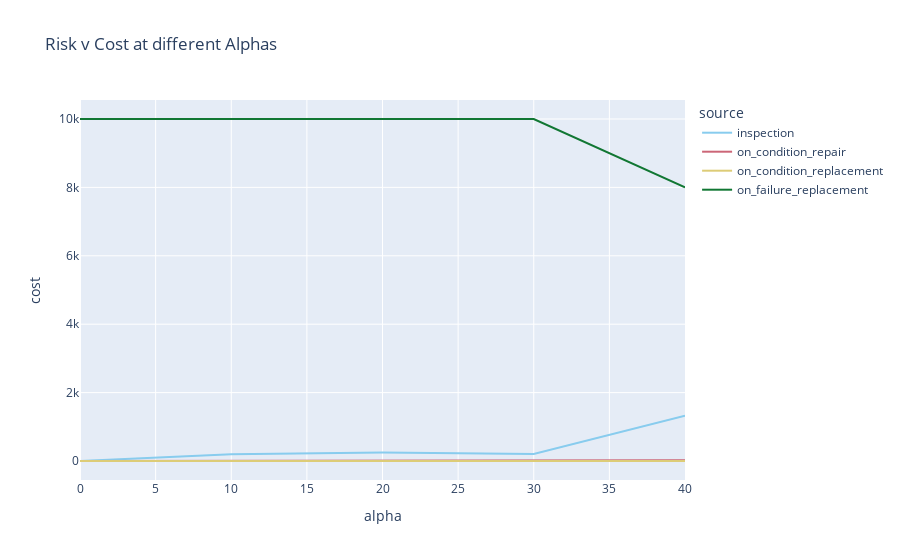

The cell this chart's notebook holds for it:
### Code cell
make_sensitivity_fig(comp, var_name='comp-fm-early_life-dists-untreated-alpha', t_min=0, t_max=50, step_size=10, n_iterations=10)

### Figure 1 — Plotly figure (JSON) as saved in the notebook; plotly's stock layout.template omitted (floating-point values rounded to 4 significant figures)
{"data": [{"hovertemplate": "source=inspection<br>alpha=%{x}<br>cost=%{y}<extra></extra>", "legendgroup": "inspection", "line": {"color": "rgb(136, 204, 238)", "dash": "solid"}, "mode": "lines", "name": "inspection", "orientation": "v", "showlegend": true, "type": "scatter", "x": [0, 10, 20, 30, 40], "xaxis": "x", "y": [0, 196, 246, 202, 1324], "yaxis": "y"}, {"hovertemplate": "source=on_condition_repair<br>alpha=%{x}<br>cost=%{y}<extra></extra>", "legendgroup": "on_condition_repair", "line": {"color": "rgb(204, 102, 119)", "dash": "solid"}, "mode": "lines", "name": "on_condition_repair", "orientation": "v", "showlegend": true, "type": "scatter", "x": [0, 10, 20, 30, 40], "xaxis": "x", "y": [0, 0, 0, 0, 20], "yaxis": "y"}, {"hovertemplate": "source=on_condition_replacement<br>alpha=%{x}<br>cost=%{y}<extra></extra>", "legendgroup": "on_condition_replacement", "line": {"color": "rgb(221, 204, 119)", "dash": "solid"}, "mode": "lines", "name": "on_condition_replacement", "orientation": "v", "showlegend": true, "type": "scatter", "x": [0, 10, 20, 30, 40], "xaxis": "x", "y": [0, 0, 0, 0, 0], "yaxis": "y"}, {"hovertemplate": "source=on_failure_replacement<br>alpha=%{x}<br>cost=%{y}<extra></extra>", "legendgroup": "on_failure_replacement", "line": {"color": "rgb(17, 119, 51)", "dash": "solid"}, "mode": "lines", "name": "on_failure_replacement", "orientation": "v", "showlegend": true, "type": "scatter", "x": [0, 10, 20, 30, 40], "xaxis": "x", "y": [10000, 10000, 10000, 10000, 8000], "yaxis": "y"}], "layout": {"legend": {"title": {"text": "source"}, "tracegroupgap": 0}, "title": {"text": "Risk v Cost at different Alphas"}, "xaxis": {"anchor": "y", "automargin": true, "domain": [0, 1], "title": {"text": "alpha"}}, "yaxis": {"anchor": "x", "automargin": true, "domain": [0, 1], "title": {"text": "cost"}}}}
